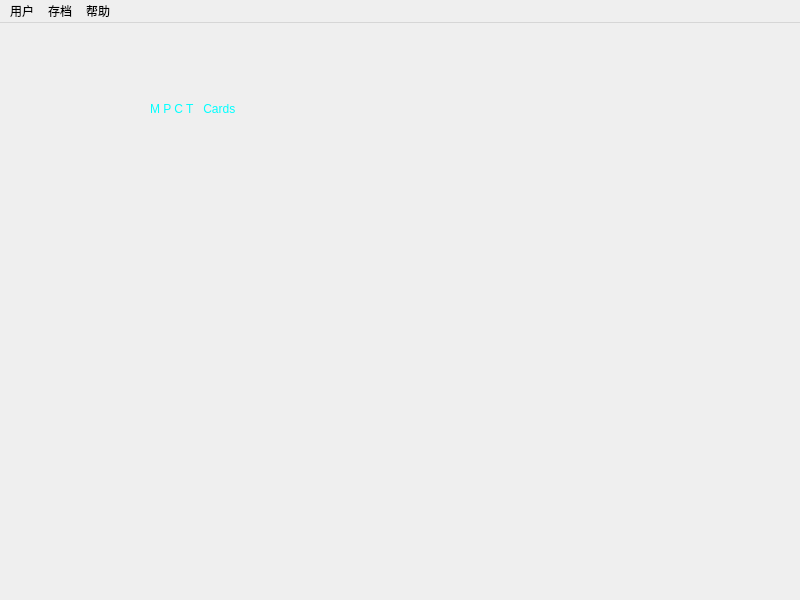
<?xml version="1.0" encoding="UTF-8"?>
<ui version="4.0">
 <class>MainWindow</class>
 <widget class="QMainWindow" name="MainWindow">
  <property name="geometry">
   <rect>
    <x>0</x>
    <y>0</y>
    <width>800</width>
    <height>600</height>
   </rect>
  </property>
  <property name="minimumSize">
   <size>
    <width>0</width>
    <height>0</height>
   </size>
  </property>
  <property name="maximumSize">
   <size>
    <width>800</width>
    <height>600</height>
   </size>
  </property>
  <property name="windowTitle">
   <string>MPCT Cards</string>
  </property>
  <property name="windowIcon">
   <iconset>
    <normaloff>:/icon/img/icon.ico</normaloff>:/icon/img/icon.ico</iconset>
  </property>
  <property name="styleSheet">
   <string notr="true">background-image: url(:/image/img/bg.png);</string>
  </property>
  <widget class="QWidget" name="centralwidget">
   <widget class="QLabel" name="title">
    <property name="geometry">
     <rect>
      <x>150</x>
      <y>0</y>
      <width>720</width>
      <height>171</height>
     </rect>
    </property>
    <property name="styleSheet">
     <string notr="true">background-image: url(:/image/img/null.png);
font: 50pt &quot;交通标志专用字体&quot;;
text-align: center;
color: rgb(0, 255, 255);</string>
    </property>
    <property name="text">
     <string>M P C T   Cards</string>
    </property>
   </widget>
   <widget class="QPushButton" name="zhishi_go">
    <property name="geometry">
     <rect>
      <x>120</x>
      <y>180</y>
      <width>100</width>
      <height>160</height>
     </rect>
    </property>
    <property name="styleSheet">
     <string notr="true">border-image: url(:/image/img/zhishi.png);
border-radius: 15px</string>
    </property>
    <property name="text">
     <string/>
    </property>
   </widget>
   <widget class="QPushButton" name="duizhan_go">
    <property name="geometry">
     <rect>
      <x>350</x>
      <y>180</y>
      <width>100</width>
      <height>160</height>
     </rect>
    </property>
    <property name="styleSheet">
     <string notr="true">border-image: url(:/image/img/duizhan.png);
border-radius: 15px</string>
    </property>
    <property name="text">
     <string/>
    </property>
   </widget>
   <widget class="QPushButton" name="shiyanshi_go">
    <property name="geometry">
     <rect>
      <x>570</x>
      <y>180</y>
      <width>100</width>
      <height>160</height>
     </rect>
    </property>
    <property name="styleSheet">
     <string notr="true">border-image: url(:/image/img/shiyanshi_disabled.png);
border-radius: 15px</string>
    </property>
    <property name="text">
     <string/>
    </property>
   </widget>
   <widget class="QPushButton" name="shangcheng_go">
    <property name="geometry">
     <rect>
      <x>120</x>
      <y>400</y>
      <width>231</width>
      <height>100</height>
     </rect>
    </property>
    <property name="styleSheet">
     <string notr="true">border-image: url(:/image/img/shangcheng.png);
border-radius: 15px</string>
    </property>
    <property name="text">
     <string/>
    </property>
   </widget>
   <widget class="QPushButton" name="beibao_go">
    <property name="geometry">
     <rect>
      <x>449</x>
      <y>400</y>
      <width>221</width>
      <height>100</height>
     </rect>
    </property>
    <property name="styleSheet">
     <string notr="true">border-image: url(:/image/img/beibao.png);
border-radius: 15px</string>
    </property>
    <property name="text">
     <string/>
    </property>
   </widget>
   <zorder>zhishi_go</zorder>
   <zorder>shiyanshi_go</zorder>
   <zorder>shangcheng_go</zorder>
   <zorder>beibao_go</zorder>
   <zorder>title</zorder>
   <zorder>duizhan_go</zorder>
  </widget>
  <widget class="QMenuBar" name="menubar">
   <property name="geometry">
    <rect>
     <x>0</x>
     <y>0</y>
     <width>800</width>
     <height>23</height>
    </rect>
   </property>
   <property name="styleSheet">
    <string>background-image: url(:/image/img/null.png);</string>
   </property>
   <widget class="QMenu" name="user_menu">
    <property name="title">
     <string>用户</string>
    </property>
    <addaction name="login"/>
    <addaction name="separator"/>
    <addaction name="settings"/>
   </widget>
   <widget class="QMenu" name="files_menu">
    <property name="title">
     <string>存档</string>
    </property>
    <addaction name="read_file"/>
    <addaction name="write_file"/>
   </widget>
   <widget class="QMenu" name="help_menu">
    <property name="title">
     <string>帮助</string>
    </property>
    <addaction name="help"/>
    <addaction name="separator"/>
    <addaction name="about_ext"/>
   </widget>
   <addaction name="user_menu"/>
   <addaction name="files_menu"/>
   <addaction name="help_menu"/>
  </widget>
  <action name="login">
   <property name="text">
    <string>登录</string>
   </property>
   <property name="shortcut">
    <string>Ctrl+U</string>
   </property>
  </action>
  <action name="retisger">
   <property name="text">
    <string>注册</string>
   </property>
  </action>
  <action name="settings">
   <property name="text">
    <string>设置</string>
   </property>
   <property name="shortcut">
    <string>Ctrl+Shift+S</string>
   </property>
  </action>
  <action name="action1">
   <property name="text">
    <string>1</string>
   </property>
  </action>
  <action name="read_file">
   <property name="text">
    <string>读档</string>
   </property>
   <property name="shortcut">
    <string>Ctrl+Shift+R</string>
   </property>
  </action>
  <action name="write_file">
   <property name="text">
    <string>存档</string>
   </property>
   <property name="shortcut">
    <string>Ctrl+W</string>
   </property>
  </action>
  <action name="help">
   <property name="text">
    <string>帮助</string>
   </property>
   <property name="shortcut">
    <string>Ctrl+H</string>
   </property>
  </action>
  <action name="about_ext">
   <property name="text">
    <string>关于插件</string>
   </property>
  </action>
 </widget>
 <resources>
  <include location="resourse.qrc"/>
 </resources>
 <connections/>
</ui>
